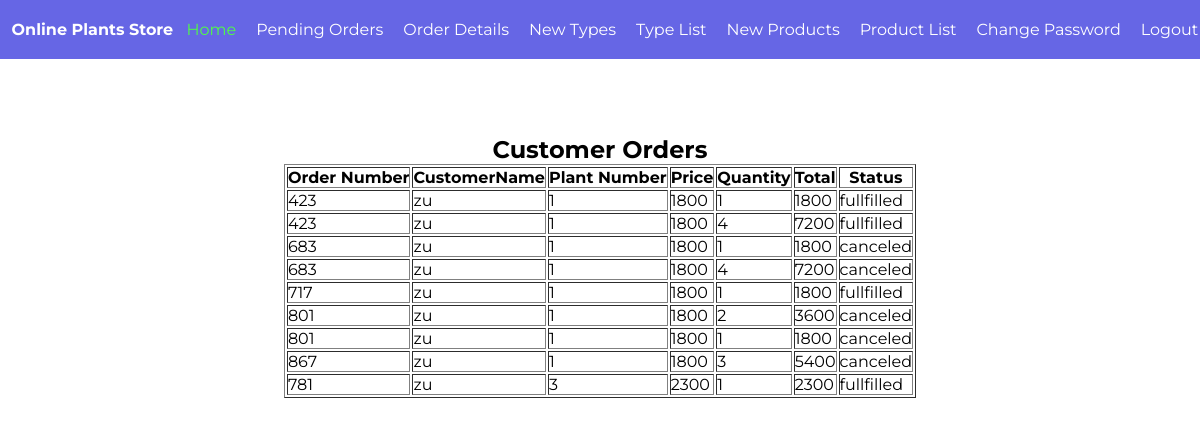
Screenshot of /admin/orderDetails.php with the database file from the repository.
### tables this page shows
CREATE TABLE `orders` (
  `order_id` varchar(250) NOT NULL,
  `customerid` varchar(255) NOT NULL,
  `plant_id` varchar(255) NOT NULL,
  `unitPrice` int(12) NOT NULL,
  `quantity` int(12) NOT NULL,
  `total` int(12) NOT NULL,
  `status` varchar(255) NOT NULL,
  `createdat` varchar(255) NOT NULL,
  `id` int(10) NOT NULL
);

### admin/orderDetails.php (the view)
<?php include '../config.php';
$result = $con->query("SELECT * FROM `orders`");
?>
<?php include("header.php")?>
<br><br><br><br>
<center>
<h2>Customer Orders</h2>
<table border=1>
                    <tr>
                        <th>Order Number</th>
                        <th> CustomerName </th>
                        <th> Plant Number</th>
                        <th>Price </th>
                        <th>Quantity </th>
                        <th>Total </th>
                        <th>Status </th>
                    </tr>
                    <?php if ($result->num_rows > 0) { ?>
                        <?php while ($row = $result->fetch_assoc()) { ?>
                            <tr>
                                <td><?php echo $row['order_id'] ?></td>
                                <td><?php echo $row['customerid'] ?></td>
                                <td><?php echo $row['plant_id'] ?></td>
                                <td><?php echo $row['unitPrice'] ?></td>
                                <td><?php echo $row['quantity'] ?></td>
                                <td><?php echo $row['total'] ?></td>
                                <td><?php echo $row['status'] ?></td>
                            </tr>
                        <?php
                        } ?>
                    <?php } else { ?>
                        <p class="status error">Image(s) not found...</p>
                    <?php } ?>
                </table>
                    </center>
</body>
</html>

### admin/header.php (shortened to what this page needs)
<!DOCTYPE html>
<html lang="en">
<head>
    <link rel="stylesheet" href="../assets/mystyle.css" type="text/css">
    <link rel="stylesheet" href="https://cdnjs.cloudflare.com/ajax/libs/font-awesome/5.15.1/css/all.min.css" />
    <link rel="stylesheet" href="https://cdnjs.cloudflare.com/ajax/libs/font-awesome/5.15.1/css/fontawesome.min.css" />
</head>
<body>
<header class="Background">
    <div>
       <a href="" class="plants-store"><b>Online Plants Store</b></a>
    </div>
                        <div>
        <ul class="Lists">
            <li><a href="index.php" class="Home active">Home</a></li>
            <li><a href="pendingOrders.php" class="Home">Pending Orders</a></li>
            <li><a href="orderDetails.php" class="Home">Order Details</a></li>
            <li><a href="newType.php" class="Home">New Types</a></li>
            <li><a href="typeList.php" class="Home">Type List</a></li>
            <li><a href="newProducts.php" class="Home">New Products</a></li>
            <li><a href="productList.php" class="Home">Product List</a></li>
            <li><a href="changePassword.php" class="Home">Change Password</a></li>
            <li><a href="../logout.php" class="Home">Logout</a></li>
        </ul>
    </div>
</header>

### assets/mystyle.css (style rules this page uses)
* { padding: 0; margin: 0; font-family: 'Montserrat', sans-serif; }
html body { max-width: 100%; overflow-x: hidden; }
.Background { background-color:#6666e5; display: flex; justify-content: space-around; padding: 20px 0; }
.plants-store { text-decoration: none; color: white; padding: 10px; position: relative; top: 0; }
.Lists { list-style: none; display: flex; gap: 20px; }
.Home { color: white; text-decoration: none; }
.active { color: #50fb46; }

### rows the page displays
orders: order "423", customerid "zu", plant "1", unitPrice "1800", quantity "1", total "1800", status "fullfilled"
orders: order "423", customerid "zu", plant "1", unitPrice "1800", quantity "4", total "7200", status "fullfilled"
orders: order "683", customerid "zu", plant "1", unitPrice "1800", quantity "1", total "1800", status "canceled"
orders: order "683", customerid "zu", plant "1", unitPrice "1800", quantity "4", total "7200", status "canceled"
orders: order "717", customerid "zu", plant "1", unitPrice "1800", quantity "1", total "1800", status "fullfilled"
orders: order "801", customerid "zu", plant "1", unitPrice "1800", quantity "2", total "3600", status "canceled"
orders: order "801", customerid "zu", plant "1", unitPrice "1800", quantity "1", total "1800", status "canceled"
orders: order "867", customerid "zu", plant "1", unitPrice "1800", quantity "3", total "5400", status "canceled"
orders: order "781", customerid "zu", plant "3", unitPrice "2300", quantity "1", total "2300", status "fullfilled"
